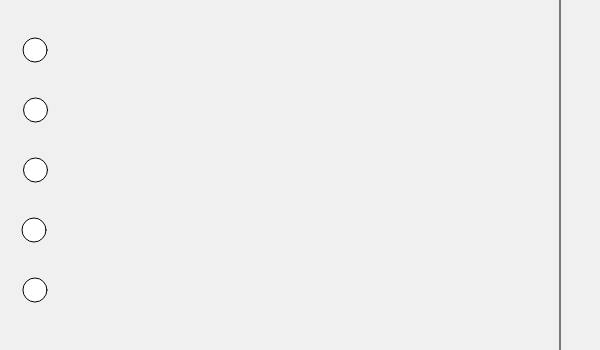
Frame 1 (no input)
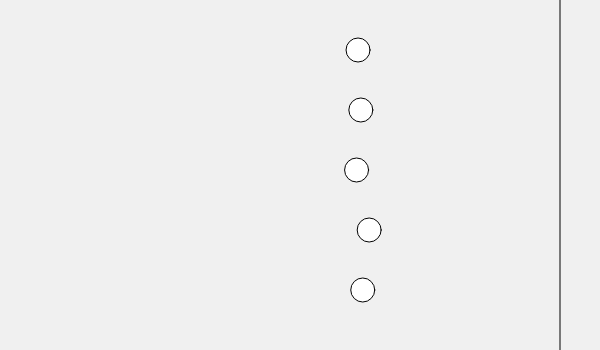
Frame 60 (no input)
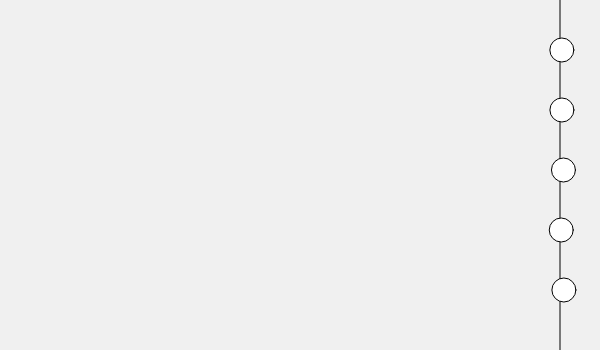
Frame 120 (the mouse pressed at the canvas centre since frame 60)

The p5.js sketch that drew these frames (run headless with seeded random() and noise() and a simulated clock; from frame 60 on, the mouse is pressed at the canvas centre):

// p5.js sketch
// ── sketch.js
let racerXs = [30, 30, 30, 30, 30];
let startY = 50;
let yStep = 60;
let finishX = 560;

function setup() {
  createCanvas(600, startY + yStep * racerXs.length);
}

function draw() {
  background(240);
  line(finishX, 0, finishX, height);
  for (let i = 0; i < racerXs.length; i++) {
    let y = startY + yStep * i;
    if (racerXs[i] < finishX) {
      racerXs[i] += random(1, 3);
      racerXs[i] += random(2, 5);
      
    }
    circle(racerXs[i], y, 24);
  }
}
